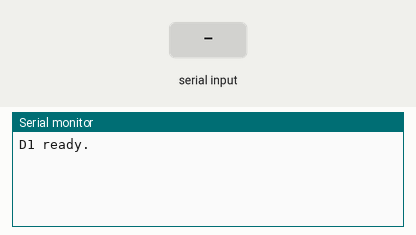
Bench run of a sketch on a simulated Arduino Mega 2560, built with avr-gcc and run on an emulated ATmega2560. Shown: the last lines printed to the serial monitor. The inputs (shaded band) are chosen by the test bench.

Above: at 1.2 s.
1.3 s: "1\n" received over Serial
At 2.0 s:
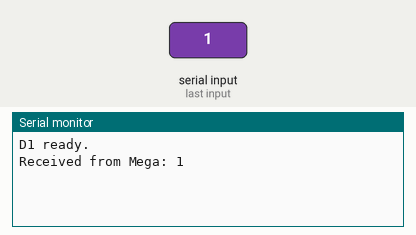
4.3 s: "0\n" received over Serial
At 5.4 s:
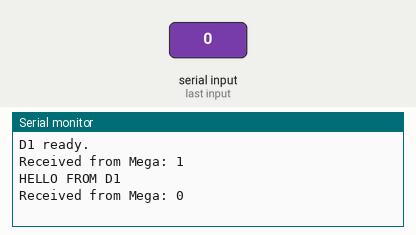
5.8 s: "2\n" received over Serial
At 5.96 s:
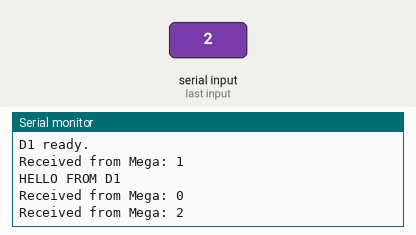

Measured:
- after the input at 1.3 s, the serial monitor: prints a new line at once (image 1)
- after the input at 4.3 s, the serial monitor: prints a new line at once (image 2)
- after the input at 5.8 s, the serial monitor: prints a new line at once (image 3)

The sketch:

test_d1.ino
```cpp
void setup() {
  Serial.begin(115200);
  Serial.println("D1 ready.");
}

void loop() {
  // Print anything received from Mega
  while (Serial.available()) {
    Serial.print("Received from Mega: ");
    Serial.println(Serial.readStringUntil('\n'));
  }

  // Send a reply every 3 seconds
  static unsigned long last = 0;
  if (millis() - last >= 3000) {
    Serial.println("HELLO FROM D1");
    last = millis();
  }
}
```
